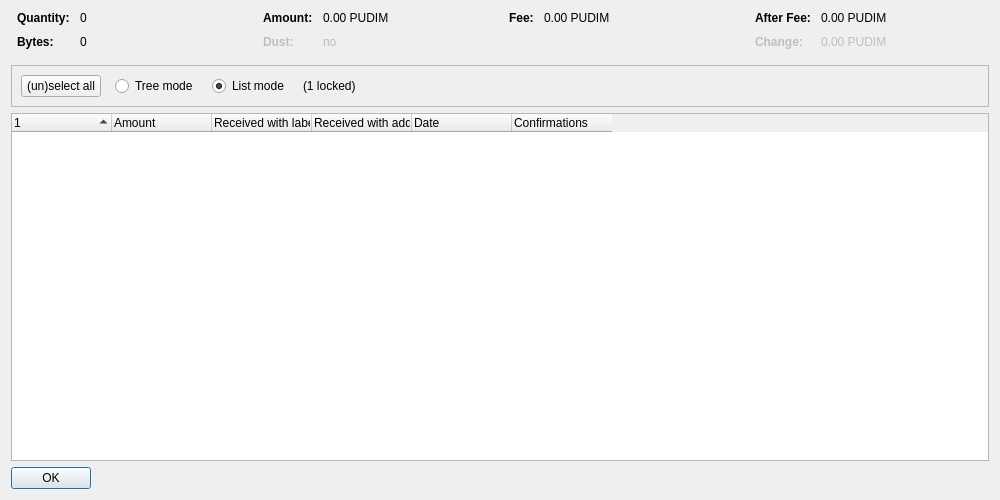
<?xml version="1.0" encoding="UTF-8"?>
<ui version="4.0">
 <class>CoinControlDialog</class>
 <widget class="QDialog" name="CoinControlDialog">
  <property name="geometry">
   <rect>
    <x>0</x>
    <y>0</y>
    <width>1000</width>
    <height>500</height>
   </rect>
  </property>
  <property name="windowTitle">
   <string>Coin Selection</string>
  </property>
  <layout class="QVBoxLayout" name="verticalLayout">
   <item>
    <layout class="QHBoxLayout" name="horizontalLayoutTop" stretch="0,0,0,0">
     <property name="topMargin">
      <number>0</number>
     </property>
     <property name="bottomMargin">
      <number>10</number>
     </property>
     <item>
      <layout class="QFormLayout" name="formLayoutCoinControl1">
       <property name="horizontalSpacing">
        <number>10</number>
       </property>
       <property name="verticalSpacing">
        <number>10</number>
       </property>
       <property name="leftMargin">
        <number>6</number>
       </property>
       <property name="rightMargin">
        <number>6</number>
       </property>
       <item row="0" column="0">
        <widget class="QLabel" name="labelCoinControlQuantityText">
         <property name="font">
          <font>
           <weight>75</weight>
           <bold>true</bold>
          </font>
         </property>
         <property name="text">
          <string>Quantity:</string>
         </property>
        </widget>
       </item>
       <item row="0" column="1">
        <widget class="QLabel" name="labelCoinControlQuantity">
         <property name="cursor">
          <cursorShape>IBeamCursor</cursorShape>
         </property>
         <property name="contextMenuPolicy">
          <enum>Qt::ActionsContextMenu</enum>
         </property>
         <property name="text">
          <string notr="true">0</string>
         </property>
         <property name="textInteractionFlags">
          <set>Qt::LinksAccessibleByMouse|Qt::TextSelectableByKeyboard|Qt::TextSelectableByMouse</set>
         </property>
        </widget>
       </item>
       <item row="1" column="0">
        <widget class="QLabel" name="labelCoinControlBytesText">
         <property name="font">
          <font>
           <weight>75</weight>
           <bold>true</bold>
          </font>
         </property>
         <property name="text">
          <string>Bytes:</string>
         </property>
        </widget>
       </item>
       <item row="1" column="1">
        <widget class="QLabel" name="labelCoinControlBytes">
         <property name="cursor">
          <cursorShape>IBeamCursor</cursorShape>
         </property>
         <property name="contextMenuPolicy">
          <enum>Qt::ActionsContextMenu</enum>
         </property>
         <property name="text">
          <string notr="true">0</string>
         </property>
         <property name="textInteractionFlags">
          <set>Qt::LinksAccessibleByMouse|Qt::TextSelectableByKeyboard|Qt::TextSelectableByMouse</set>
         </property>
        </widget>
       </item>
      </layout>
     </item>
     <item>
      <layout class="QFormLayout" name="formLayoutCoinControl2">
       <property name="horizontalSpacing">
        <number>10</number>
       </property>
       <property name="verticalSpacing">
        <number>10</number>
       </property>
       <property name="leftMargin">
        <number>6</number>
       </property>
       <property name="rightMargin">
        <number>6</number>
       </property>
       <item row="0" column="0">
        <widget class="QLabel" name="labelCoinControlAmountText">
         <property name="font">
          <font>
           <weight>75</weight>
           <bold>true</bold>
          </font>
         </property>
         <property name="text">
          <string>Amount:</string>
         </property>
        </widget>
       </item>
       <item row="0" column="1">
        <widget class="QLabel" name="labelCoinControlAmount">
         <property name="cursor">
          <cursorShape>IBeamCursor</cursorShape>
         </property>
         <property name="contextMenuPolicy">
          <enum>Qt::ActionsContextMenu</enum>
         </property>
         <property name="text">
          <string notr="true">0.00 PUDIM</string>
         </property>
         <property name="textInteractionFlags">
          <set>Qt::LinksAccessibleByMouse|Qt::TextSelectableByKeyboard|Qt::TextSelectableByMouse</set>
         </property>
        </widget>
       </item>
       <item row="1" column="0">
        <widget class="QLabel" name="labelCoinControlLowOutputText">
         <property name="enabled">
          <bool>false</bool>
         </property>
         <property name="font">
          <font>
           <weight>75</weight>
           <bold>true</bold>
          </font>
         </property>
         <property name="text">
          <string>Dust:</string>
         </property>
        </widget>
       </item>
       <item row="1" column="1">
        <widget class="QLabel" name="labelCoinControlLowOutput">
         <property name="enabled">
          <bool>false</bool>
         </property>
         <property name="cursor">
          <cursorShape>IBeamCursor</cursorShape>
         </property>
         <property name="contextMenuPolicy">
          <enum>Qt::ActionsContextMenu</enum>
         </property>
         <property name="text">
          <string notr="true">no</string>
         </property>
         <property name="textInteractionFlags">
          <set>Qt::LinksAccessibleByMouse|Qt::TextSelectableByKeyboard|Qt::TextSelectableByMouse</set>
         </property>
        </widget>
       </item>
      </layout>
     </item>
     <item>
      <layout class="QFormLayout" name="formLayoutCoinControl3">
       <property name="horizontalSpacing">
        <number>10</number>
       </property>
       <property name="verticalSpacing">
        <number>10</number>
       </property>
       <property name="leftMargin">
        <number>6</number>
       </property>
       <property name="rightMargin">
        <number>6</number>
       </property>
       <item row="0" column="0">
        <widget class="QLabel" name="labelCoinControlFeeText">
         <property name="font">
          <font>
           <weight>75</weight>
           <bold>true</bold>
          </font>
         </property>
         <property name="text">
          <string>Fee:</string>
         </property>
        </widget>
       </item>
       <item row="0" column="1">
        <widget class="QLabel" name="labelCoinControlFee">
         <property name="cursor">
          <cursorShape>IBeamCursor</cursorShape>
         </property>
         <property name="contextMenuPolicy">
          <enum>Qt::ActionsContextMenu</enum>
         </property>
         <property name="text">
          <string notr="true">0.00 PUDIM</string>
         </property>
         <property name="textInteractionFlags">
          <set>Qt::LinksAccessibleByMouse|Qt::TextSelectableByKeyboard|Qt::TextSelectableByMouse</set>
         </property>
        </widget>
       </item>
      </layout>
     </item>
     <item>
      <layout class="QFormLayout" name="formLayoutCoinControl4">
       <property name="horizontalSpacing">
        <number>10</number>
       </property>
       <property name="verticalSpacing">
        <number>10</number>
       </property>
       <property name="leftMargin">
        <number>6</number>
       </property>
       <property name="rightMargin">
        <number>6</number>
       </property>
       <item row="0" column="0">
        <widget class="QLabel" name="labelCoinControlAfterFeeText">
         <property name="font">
          <font>
           <weight>75</weight>
           <bold>true</bold>
          </font>
         </property>
         <property name="text">
          <string>After Fee:</string>
         </property>
        </widget>
       </item>
       <item row="0" column="1">
        <widget class="QLabel" name="labelCoinControlAfterFee">
         <property name="cursor">
          <cursorShape>IBeamCursor</cursorShape>
         </property>
         <property name="contextMenuPolicy">
          <enum>Qt::ActionsContextMenu</enum>
         </property>
         <property name="text">
          <string notr="true">0.00 PUDIM</string>
         </property>
         <property name="textInteractionFlags">
          <set>Qt::LinksAccessibleByMouse|Qt::TextSelectableByKeyboard|Qt::TextSelectableByMouse</set>
         </property>
        </widget>
       </item>
       <item row="1" column="0">
        <widget class="QLabel" name="labelCoinControlChangeText">
         <property name="enabled">
          <bool>false</bool>
         </property>
         <property name="font">
          <font>
           <weight>75</weight>
           <bold>true</bold>
          </font>
         </property>
         <property name="text">
          <string>Change:</string>
         </property>
        </widget>
       </item>
       <item row="1" column="1">
        <widget class="QLabel" name="labelCoinControlChange">
         <property name="enabled">
          <bool>false</bool>
         </property>
         <property name="cursor">
          <cursorShape>IBeamCursor</cursorShape>
         </property>
         <property name="contextMenuPolicy">
          <enum>Qt::ActionsContextMenu</enum>
         </property>
         <property name="text">
          <string notr="true">0.00 PUDIM</string>
         </property>
         <property name="textInteractionFlags">
          <set>Qt::LinksAccessibleByMouse|Qt::TextSelectableByKeyboard|Qt::TextSelectableByMouse</set>
         </property>
        </widget>
       </item>
      </layout>
     </item>
    </layout>
   </item>
   <item>
    <widget class="QFrame" name="frame">
     <property name="minimumSize">
      <size>
       <width>0</width>
       <height>40</height>
      </size>
     </property>
     <property name="frameShape">
      <enum>QFrame::StyledPanel</enum>
     </property>
     <property name="frameShadow">
      <enum>QFrame::Sunken</enum>
     </property>
     <layout class="QHBoxLayout" name="horizontalLayout">
      <item>
       <layout class="QHBoxLayout" name="horizontalLayoutPanel" stretch="0,0,0,0,0">
        <property name="spacing">
         <number>14</number>
        </property>
        <item>
         <widget class="QPushButton" name="pushButtonSelectAll">
          <property name="sizePolicy">
           <sizepolicy hsizetype="Maximum" vsizetype="Fixed">
            <horstretch>0</horstretch>
            <verstretch>0</verstretch>
           </sizepolicy>
          </property>
          <property name="text">
           <string>(un)select all</string>
          </property>
          <property name="autoDefault">
           <bool>false</bool>
          </property>
         </widget>
        </item>
        <item>
         <widget class="QRadioButton" name="radioTreeMode">
          <property name="sizePolicy">
           <sizepolicy hsizetype="Maximum" vsizetype="Fixed">
            <horstretch>0</horstretch>
            <verstretch>0</verstretch>
           </sizepolicy>
          </property>
          <property name="text">
           <string>Tree mode</string>
          </property>
         </widget>
        </item>
        <item>
         <widget class="QRadioButton" name="radioListMode">
          <property name="sizePolicy">
           <sizepolicy hsizetype="Maximum" vsizetype="Fixed">
            <horstretch>0</horstretch>
            <verstretch>0</verstretch>
           </sizepolicy>
          </property>
          <property name="text">
           <string>List mode</string>
          </property>
          <property name="checked">
           <bool>true</bool>
          </property>
         </widget>
        </item>
        <item>
         <widget class="QLabel" name="labelLocked">
          <property name="text">
           <string notr="true">(1 locked)</string>
          </property>
         </widget>
        </item>
        <item>
         <spacer name="horizontalSpacer">
          <property name="orientation">
           <enum>Qt::Horizontal</enum>
          </property>
          <property name="sizeHint" stdset="0">
           <size>
            <width>40</width>
            <height>20</height>
           </size>
          </property>
         </spacer>
        </item>
       </layout>
      </item>
     </layout>
    </widget>
   </item>
   <item>
    <widget class="CoinControlTreeWidget" name="treeWidget">
     <property name="contextMenuPolicy">
      <enum>Qt::CustomContextMenu</enum>
     </property>
     <property name="sortingEnabled">
      <bool>false</bool>
     </property>
     <property name="columnCount">
      <number>6</number>
     </property>
     <attribute name="headerShowSortIndicator" stdset="0">
      <bool>true</bool>
     </attribute>
     <attribute name="headerStretchLastSection">
      <bool>false</bool>
     </attribute>
     <column>
      <property name="text">
       <string/>
      </property>
     </column>
     <column>
      <property name="text">
       <string>Amount</string>
      </property>
     </column>
     <column>
      <property name="text">
       <string>Received with label</string>
      </property>
     </column>
     <column>
      <property name="text">
       <string>Received with address</string>
      </property>
     </column>
     <column>
      <property name="text">
       <string>Date</string>
      </property>
     </column>
     <column>
      <property name="text">
       <string>Confirmations</string>
      </property>
      <property name="toolTip">
       <string>Confirmed</string>
      </property>
     </column>
     <column>
      <property name="text">
       <string/>
      </property>
     </column>
     <column>
      <property name="text">
       <string/>
      </property>
     </column>
     <column>
      <property name="text">
       <string/>
      </property>
     </column>
     <column>
      <property name="text">
       <string/>
      </property>
     </column>
    </widget>
   </item>
   <item>
    <widget class="QDialogButtonBox" name="buttonBox">
     <property name="sizePolicy">
      <sizepolicy hsizetype="Maximum" vsizetype="Fixed">
       <horstretch>0</horstretch>
       <verstretch>0</verstretch>
      </sizepolicy>
     </property>
     <property name="orientation">
      <enum>Qt::Horizontal</enum>
     </property>
     <property name="standardButtons">
      <set>QDialogButtonBox::Ok</set>
     </property>
    </widget>
   </item>
  </layout>
 </widget>
 <customwidgets>
  <customwidget>
   <class>CoinControlTreeWidget</class>
   <extends>QTreeWidget</extends>
   <header>qt/coincontroltreewidget.h</header>
  </customwidget>
 </customwidgets>
 <resources/>
 <connections/>
</ui>
